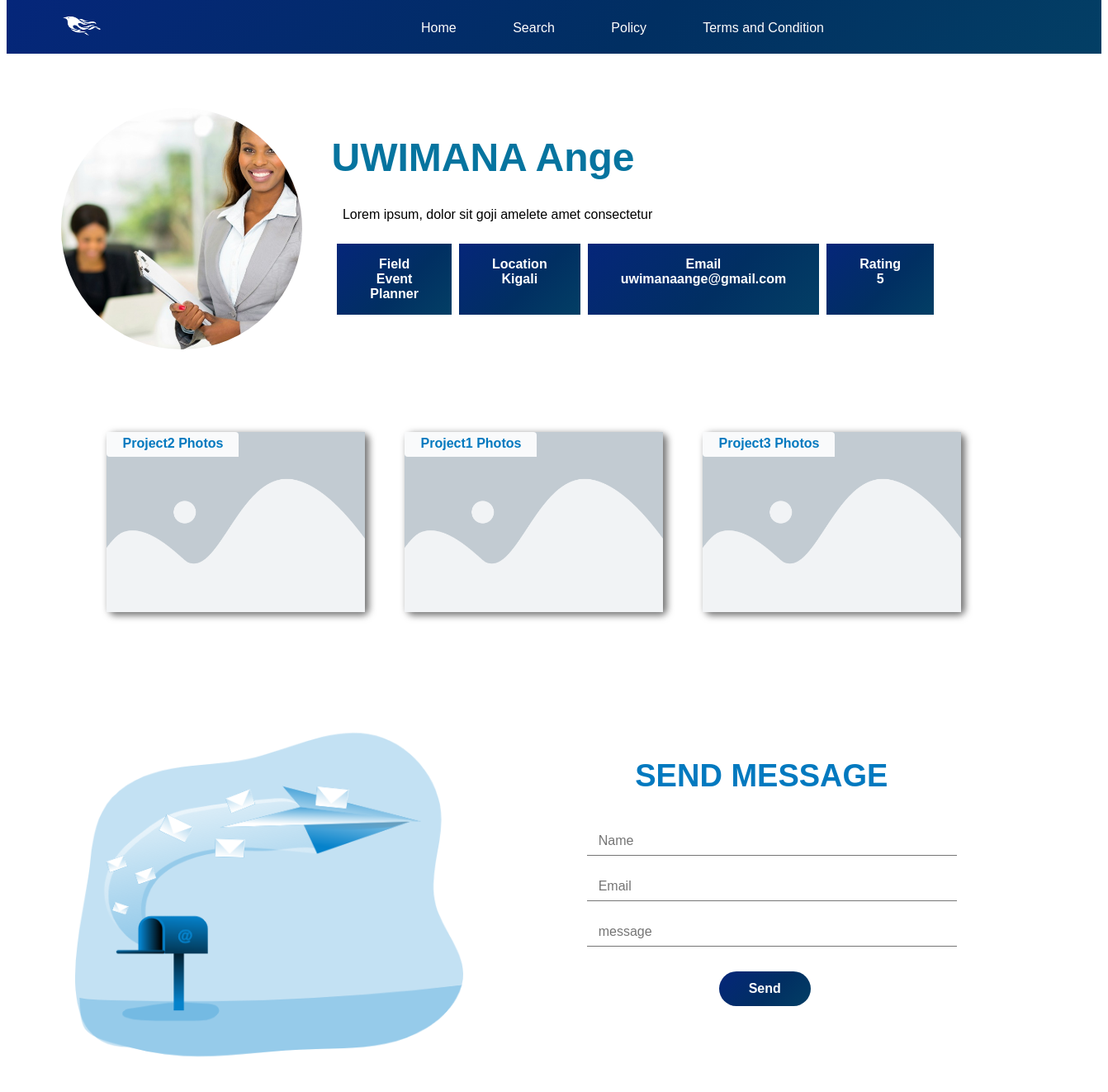
Page /singleProfile.php?id=3 on the committed database.
### tables this page shows
CREATE TABLE `freelancer` (
  `lancer_id` int(255) NOT NULL,
  `name` varchar(400) NOT NULL,
  `email` varchar(500) NOT NULL,
  `password` varchar(500) NOT NULL,
  `location` varchar(500) NOT NULL,
  `field` varchar(500) NOT NULL,
  `profile_pic` text NOT NULL,
  `certificate` varchar(255) DEFAULT NULL,
  `language` varchar(255) DEFAULT NULL,
  `rating` int(255) NOT NULL,
  `bio` varchar(500) NOT NULL,
  `website` varchar(500) NOT NULL
);

### singleProfile.php (the view, shortened to what this page needs)
<!DOCTYPE html>
<html lang="en">
<head>
    <link rel="stylesheet" href="./css/singleprofile.css">
    <link rel="stylesheet" href="./css/project.css">
    <link rel="stylesheet" href="./css/message.css">
    <link rel="stylesheet" href="./css/themes/singleBlue.css">
    <link rel="stylesheet" href = "./css/themes/theme.css">
    <link rel="stylesheet" id="themeCss">
</head>
<body>
    <div class="container">
        <div class = "nav_container">
            <div class = "header">
                <div>
                    <img class="logo" src="./images/phoenix white.png" width = "50px" height = "30"alt="logo">
                </div>
                <div class = "nav">
                    <?php echo '<a href="./home.php?user='.$_GET['user'].'">Home</a>'?>
                    <?php echo '<a href="./home.php?user='.$_GET['user'].'">Search</a>'?>
                    <a href= "#">Policy</a>
                    <a href="#">Terms and Condition</a>
                </div>
            </div>
            <?php
                require('connection.php');
                $id = $_GET['id'];
                $query = "SELECT * FROM `freelancer` WHERE lancer_id = $id";
                $result = mysqli_query($con,$query);
                $res = mysqli_fetch_array($result,MYSQLI_ASSOC);
            ?>
            <div class="nav-content">
                <div class="img-container">
                    <img src=<?php echo './images/'.$res['profile_pic']?> alt="">
                </div>
                <div class="basic-info">
                    <h1><?php echo $res['name']?></h1>
                    <P class = "bio-1"><?php echo $res['bio']?></P>
                    <div class="more-info">
                        <div class="info">
                            <p class = "lang">Field <?php echo $res['field']?></p>
                            <p>Location  <?php echo $res['location']?></p>
                            <p>Email  <?php echo $res['email']?></p>
                            <p>Rating <?php echo $res['rating']?> </p>
                        </div>
                    </div>
                </div>
            </div>
            <div class = "projects">
                <div class = "project p1">
                    <div class = "head">
                        <div class= "field">
                            <p>Project2 Photos</p>
                        </div>
                    </div>
                </div>
                <div class = "project p2">
                    <div class = "head">
                        <div class= "field">
                            <p>Project1 Photos</p>
                        </div>
                    </div>
                </div>
                <div class = "project p3">
                    <div class = "head">
                        <div class= "field">
                            <p>Project3 Photos</p>
                        </div>
                    </div>
                </div>
            </div>
        </div>
        <div class="msg-container">
            <div class = "msg-container1">
                <img src="./images/New Message_Monochromatic.png" alt="img">
            </div>
            <div class = "msg-container2">
                <h2>SEND MESSAGE</h2>
                <form action="" class="form" method="post">
                    <input name="from" type="text" placeholder="Name" id="name" name="name">
                    <input type="email" placeholder="Email" id="email" name="email">
                    <input type="text" name = "msg" placeholder="message" id="message" name="message" height="36px">
                    <input type="submit" name = "sendMessage" value="Send" value = "sendMessage">
                </form>
            </div>
        </div>
    </div>
</body>
</html>

### css/singleprofile.css (style rules this page uses)
* { box-sizing: border-box; font-family: Poppins, Helvetica, sans-serif; text-decoration: none; }
.container { width:100%; height: 65px; background: linear-gradient(9deg, rgba(255,123,0,1) 9%, rgba(254,91,37,0.969625350140056) 35%, rgba(244,139,0,1) 100%); }
.nav_container { width: 90%; height: 508px; margin: auto; }
.header { display: flex; flex-direction: row; justify-content: space-between; align-items: center; margin-top: -0.48rem; padding-top: 17px; }
.nav { margin-left: 180px; }
.nav a { color: rgb(255, 253, 253); margin-right: 4rem; }
.nav-content { margin: 5rem auto -4rem auto; box-sizing: content-box; display: flex; flex-direction: row; }
.img-container { width: 620px; height: 400px; background-color: #fff; border-radius: 0% 50% 0% 0%; }
.nav-content img { width: 292px; height: 292px; object-fit: cover; border-radius: 200%; }
.nav-content h1 { font-size: 48px; margin-left: 2.2rem; color: #F29500; text-align: left; }
.nav-content p { font-size: 16px; width:90%; margin: 0rem auto 3rem auto; color: #000000; }
.basic-info { text-align: -webkit-right; }
.info { display: flex; flex-direction: column; justify-content: space-between; color: white; font-size: 16px; font-weight: bold; width: 30%; padding: 10px; }
.info p { width: fit-content; padding: 16px 40px 16px 40px; background: linear-gradient(9deg, rgba(255,123,0,1) 9%, rgba(254,91,37,0.969625350140056) 35%, rgba(244,139,0,1) 100%); }
.info { display: flex; flex-direction: row; gap: 9px; justify-content: space-between; width: 30%; float: right; }
.lang { width: 100px; }
.info p { width: max-content; color: white; text-align: center; }
.bio-1 { text-align: start; }
.more-info { display: flex; flex-direction: row; gap: 200px; margin-left: 2rem; margin-top: -2rem; }

### css/project.css (style rules this page uses)
.projects { display: flex; flex-direction: row; justify-content: center; flex-wrap: wrap; margin-top: 56px; margin-bottom: 48px; }
.project { width: 313px; height: fit-content; margin-right: 3rem; font-size: 16px; display: flex; flex-direction: column; align-items: center; box-shadow: 4px 3px 8px 1px #747474; border-radius: 7px; margin-bottom: 88px; }
.head { background-size: cover; height: 218px; width: 313px; }
.head p { margin-top: 5px; font-size: 16px; font-weight: bold; }
.head { background-image: url("../images/placeholder.png"); }
.head p { font-size: 16px; }
.head .field { width: 160px; height: 30px; border-radius: 0px 4px 0px 4px; background-color: #ffffffe8; font-size: 16px; color: #FE8E1E; float: left; }

### css/message.css (style rules this page uses)
* { box-sizing: border-box; font-family: Poppins, Helvetica, sans-serif; text-decoration: none; text-align: center; font-size:16px }
.msg-container { display: flex; flex-direction: row; margin-top: 340px; gap: 150px; margin: 340px 0px 0px 83px; }
.msg-container2 { margin-top: 70px; }
.msg-container2 h2 { font-size: 38px; color: #ff7b00; display: unset; margin-left: -200px; }
.msg-container1 img { width: 35vw; background-position: cover; }
.form { margin-top: 20px; width: 80%; text-align: justify; gap: 8px; }
input[type=submit] { margin: 30px 0px 0px 160px; border: 1px #fff; border-radius: 32px; color: #ffffff; padding: 12px 36px; font-size: 15; font-weight: bold; background: linear-gradient(9deg, rgba(255,123,0,1) 9%, rgba(254,91,37,0.969625350140056) 35%, rgba(244,139,0,1) 100%); }
input[type=email],input[type=text] { width: 90%; border: none; border: 2px solid #272727; border: none; border-bottom: 1px solid #767676; border-radius:0px ; }
input { padding: 8px 14px; margin-top: 20px; text-align: start; }

### css/themes/singleBlue.css (style rules this page uses)
.container { background: rgb(5,38,122); background: linear-gradient(135deg, rgba(5,38,122,1) 0%, rgba(1,47,98,1) 58%, rgba(3,63,101,1) 100%); }
.nav-content h1 { color: #06749f; }
.info p { background: rgb(5,38,122); background: linear-gradient(135deg, rgba(5,38,122,1) 0%, rgba(1,47,98,1) 58%, rgba(3,63,101,1) 100%); }
.head .field { color : #0279bf; }
.msg-container2 h2 { color: #0279bf; }
input[type=submit] { background: rgb(5,38,122); background: linear-gradient(135deg, rgba(5,38,122,1) 0%, rgba(1,47,98,1) 58%, rgba(3,63,101,1) 100%); }

### rows in the picture
freelancer: profile_pic (picture), name "UWIMANA Ange", bio "Lorem ipsum, dolor sit goji amelete amet consectetur", field "Event Planner", location "Kigali", email "uwimanaange@gmail.com", rating "5"
